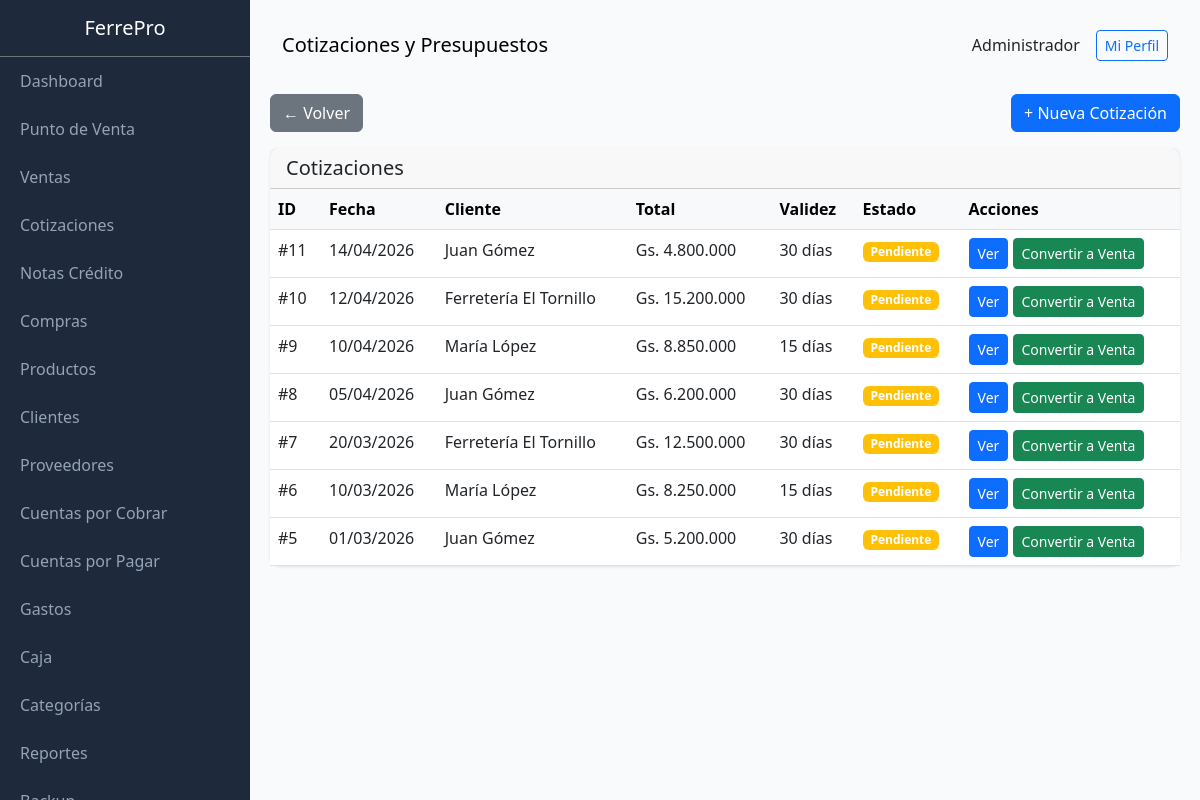
Page /public/index.php?page=quotes (signed in) on the earlier database version.
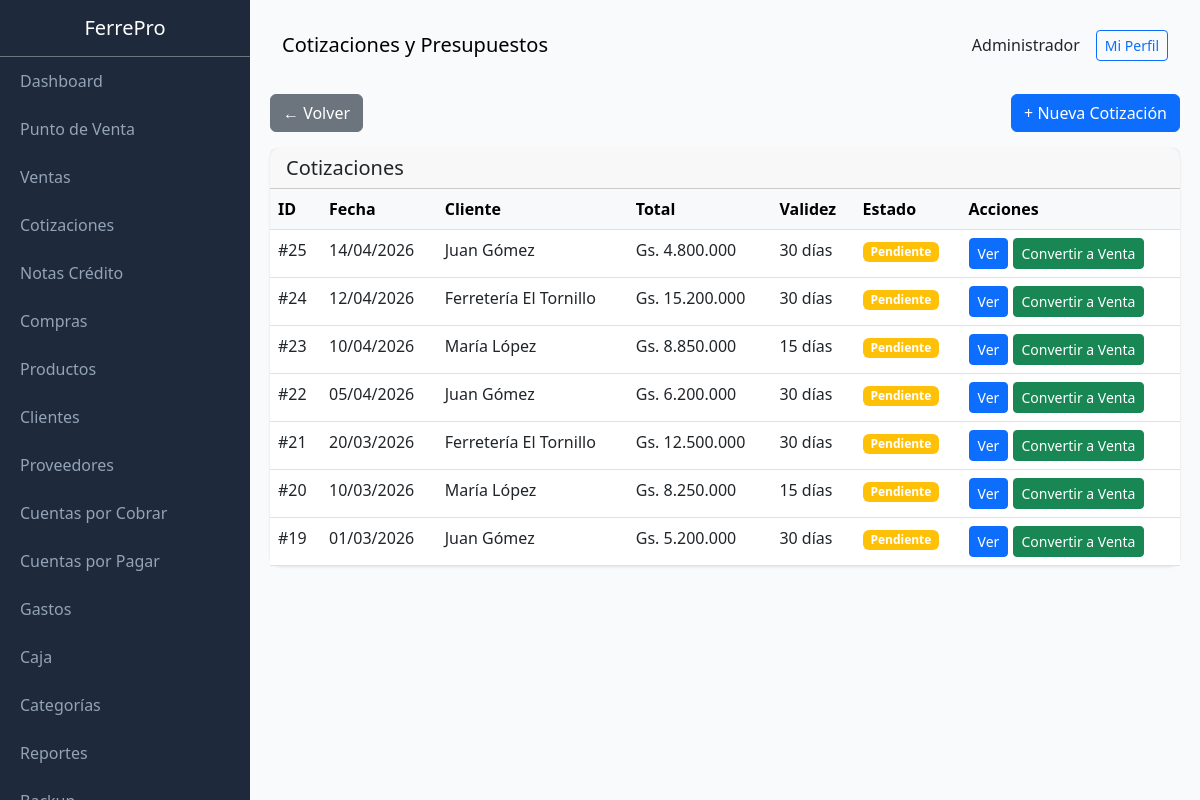
Same page on the later database version.
### tables this page shows
CREATE TABLE quotes (
                id INTEGER PRIMARY KEY AUTOINCREMENT,
                client_id INTEGER,
                client_name TEXT,
                client_document TEXT,
                user_id INTEGER NOT NULL,
                subtotal REAL NOT NULL,
                discount REAL DEFAULT 0,
                total REAL NOT NULL,
                validity_days INTEGER DEFAULT 30,
                notes TEXT,
                status TEXT DEFAULT 'pending',
                created_at DATETIME DEFAULT CURRENT_TIMESTAMP,
                expires_at DATETIME,
                FOREIGN KEY (user_id) REFERENCES users(id),
                FOREIGN KEY (client_id) REFERENCES clients(id)
            );

CREATE TABLE clients (
                id INTEGER PRIMARY KEY AUTOINCREMENT,
                name TEXT NOT NULL,
                document_type TEXT DEFAULT 'DNI',
                document TEXT,
                phone TEXT,
                email TEXT,
                address TEXT,
                credit_limit REAL DEFAULT 0,
                category TEXT DEFAULT 'minorista',
                balance REAL DEFAULT 0,
                active INTEGER DEFAULT 1,
                created_at DATETIME DEFAULT CURRENT_TIMESTAMP
            , credit_days INTEGER DEFAULT 30);

### class/Database.php (called while the page is built, shortened)
<?php
class Database extends PDO {
    private static $instance = null;
    private function __construct() {
        $dbPath = dirname(__DIR__) . '/storage/ferrepro.db';
        $this->initTables();
    }
    public static function getInstance() {
        if (self::$instance === null) {
            self::$instance = new self();
        }
        return self::$instance;
    }
    private function initTables() {
        $this->seedDefaultData();
    }
    private function seedDefaultData() {
        $stmt = $this->query("SELECT COUNT(*) as count FROM users");
    }
}

### class/Format.php (called while the page is built, shortened)
<?php
class Format {
    public static function money($amount) {
        $amount = floatval($amount);
        return 'Gs. ' . number_format($amount, 0, ',', '.');
    }
    public static function date($date) {
        try {
            $dateObj = new DateTime($date);
            return $dateObj->format('d/m/Y');
        } catch (Exception $e) {
            return 'Fecha inválida';
        }
    }
}

### views/quotes/index.php (the view, shortened to what this page needs)
<?php
$content = '
<div class="row mb-3">
    <div class="col-md-6">
        <a href="?page=home" class="btn btn-secondary">← Volver</a>
    </div>
    <div class="col-md-6 text-end">
        <a href="?page=quotes&action=new" class="btn btn-primary">+ Nueva Cotización</a>
    </div>
</div>';
$quotes = db()->query("
    SELECT q.*, c.name as client_name, u.name as user_name
    FROM quotes q
    LEFT JOIN clients c ON q.client_id = c.id
    LEFT JOIN users u ON q.user_id = u.id
    ORDER BY q.id DESC
")->fetchAll(PDO::FETCH_ASSOC);
$content .= '
<div class="card">
    <div class="card-header d-flex justify-content-between align-items-center">
        <h5 class="mb-0">Cotizaciones</h5>
    </div>
    <div class="card-body p-0">
        <table class="table table-hover mb-0">
            <thead class="table-light">
                <tr>
                    <th>ID</th>
                    <th>Fecha</th>
                    <th>Cliente</th>
                    <th>Total</th>
                    <th>Validez</th>
                    <th>Estado</th>
                    <th>Acciones</th>
                </tr>
            </thead>
            <tbody>';
if (count($quotes) == 0) {
    $content .= '<tr><td colspan="7" class="text-center">No hay cotizaciones</td></tr>';
} else {
    foreach ($quotes as $q) {
        $statusClass = $q['status'] === 'pending' ? 'warning' : ($q['status'] === 'accepted' ? 'success' : ($q['status'] === 'rejected' ? 'danger' : 'secondary'));
        $statusLabel = $q['status'] === 'pending' ? 'Pendiente' : ($q['status'] === 'accepted' ? 'Aceptada' : ($q['status'] === 'rejected' ? 'Rechazada' : 'Vencida'));
        $content .= '<tr>
            <td>#' . $q['id'] . '</td>
            <td>' . Format::date($q['created_at']) . '</td>
            <td>' . htmlspecialchars($q['client_name'] ?? $q['client_name'] ?? 'Sin cliente') . '</td>
            <td>' . Format::money($q['total']) . '</td>
            <td>' . $q['validity_days'] . ' días</td>
            <td><span class="badge bg-' . $statusClass . '">' . $statusLabel . '</span></td>
            <td>
                <a href="?page=quotes&action=view&id=' . $q['id'] . '" class="btn btn-sm btn-primary">Ver</a>
                <a href="?page=quotes&action=convert&id=' . $q['id'] . '" class="btn btn-sm btn-success">Convertir a Venta</a>
            </td>
        </tr>';
    }
}
$content .= '</tbody>
        </table>
    </div>
</div>';

Differences in the rows shown:
removed quotes: id "11", created_at "14/04/2026", client.name "Juan Gómez", total "Gs. 4.800.000", validity_days "30", status "Pendiente"
removed quotes: id "10", created_at "12/04/2026", client.name "Ferretería El Tornillo", total "Gs. 15.200.000", validity_days "30", status "Pendiente"
removed quotes: id "9", created_at "10/04/2026", client.name "María López", total "Gs. 8.850.000", validity_days "15", status "Pendiente"
removed quotes: id "8", created_at "05/04/2026", client.name "Juan Gómez", total "Gs. 6.200.000", validity_days "30", status "Pendiente"
removed quotes: id "7", created_at "20/03/2026", client.name "Ferretería El Tornillo", total "Gs. 12.500.000", validity_days "30", status "Pendiente"
removed quotes: id "6", created_at "10/03/2026", client.name "María López", total "Gs. 8.250.000", validity_days "15", status "Pendiente"
removed quotes: id "5", created_at "01/03/2026", client.name "Juan Gómez", total "Gs. 5.200.000", validity_days "30", status "Pendiente"
added quotes: id "25", created_at "14/04/2026", client.name "Juan Gómez", total "Gs. 4.800.000", validity_days "30", status "Pendiente"
added quotes: id "24", created_at "12/04/2026", client.name "Ferretería El Tornillo", total "Gs. 15.200.000", validity_days "30", status "Pendiente"
added quotes: id "23", created_at "10/04/2026", client.name "María López", total "Gs. 8.850.000", validity_days "15", status "Pendiente"
added quotes: id "22", created_at "05/04/2026", client.name "Juan Gómez", total "Gs. 6.200.000", validity_days "30", status "Pendiente"
added quotes: id "21", created_at "20/03/2026", client.name "Ferretería El Tornillo", total "Gs. 12.500.000", validity_days "30", status "Pendiente"
added quotes: id "20", created_at "10/03/2026", client.name "María López", total "Gs. 8.250.000", validity_days "15", status "Pendiente"
added quotes: id "19", created_at "01/03/2026", client.name "Juan Gómez", total "Gs. 5.200.000", validity_days "30", status "Pendiente"
